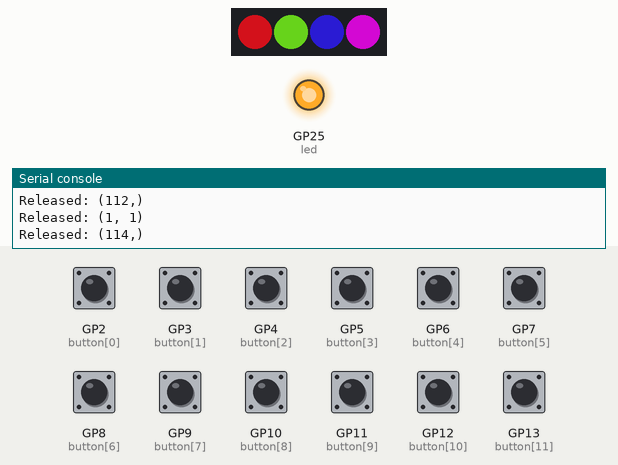
A program run on a simulated Raspberry Pi Pico running CircuitPython. Parts: 4 RGB LEDs in strip order, left to right, output pins drawn as LEDs (lit = HIGH), the last lines printed to the serial console. The test bench sets the inputs (shaded band); at power-on: GP2 (button[0]), GP3 (button[1]), GP4 (button[2]), GP5 (button[3]), GP6 (button[4]), GP7 (button[5]), GP8 (button[6]), GP9 (button[7]), GP10 (button[8]), GP11 (button[9]), GP12 (button[10]), GP13 (button[11]) HIGH. Dim RGB values are drawn brighter than linear; USB keyboard and mouse output is not drawn.

Above: at 1.2 s.
1.3 s: GP12 (button[10]) pulled LOW for 0.15 s
At 1.6 s:
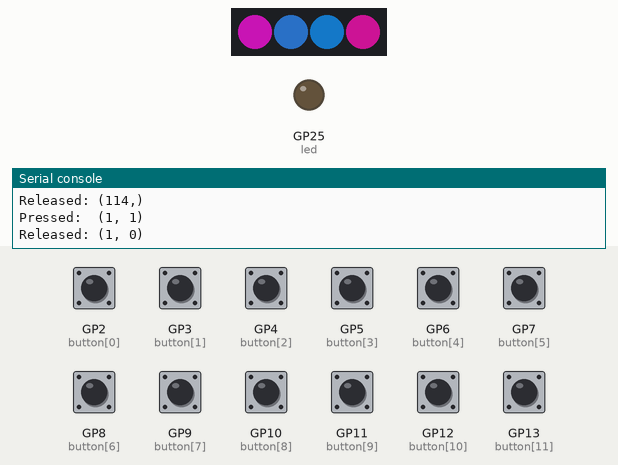
2.9 s: GP4 (button[2]) pulled LOW for 0.15 s
At 3.8 s:
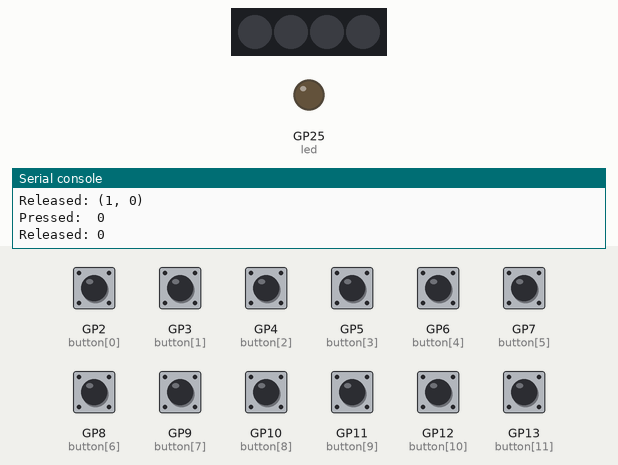
4.5 s: GP2 (button[0]) pulled LOW for 0.15 s
At 5.1 s:
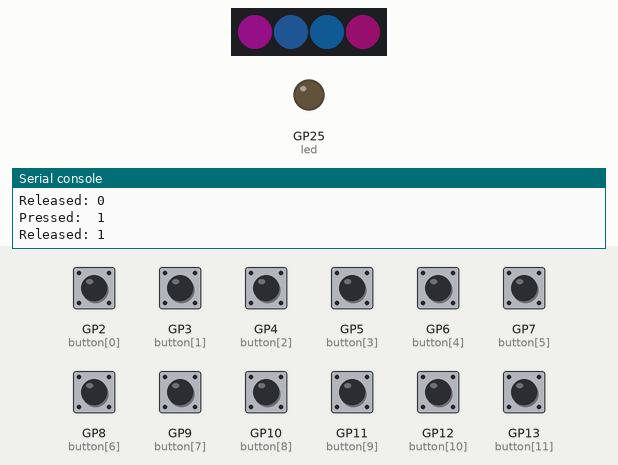
6.1 s: GP12 (button[10]) pulled LOW for 1 s
At 6.5 s:
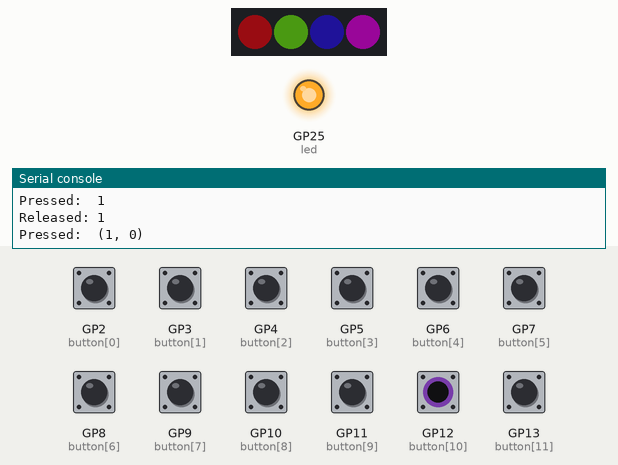
Timing chart, 0 to 9.1 s (numbered marks = the images above; inputs shaded):
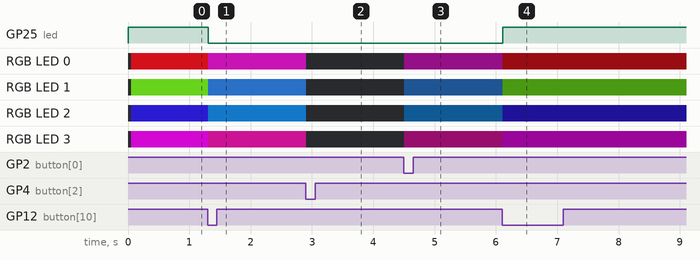

The program:

makrokeyboard.py
```python
# (licence header left out)
import board
import digitalio
import usb_hid

import time
from adafruit_hid.keyboard import Keyboard
from adafruit_hid.keycode import Keycode
from adafruit_hid.consumer_control import ConsumerControl
from adafruit_hid.consumer_control_code import ConsumerControlCode

import neopixel


# define the available key types
class KeyType():
    # no action for this key
    NONE = 0
    # standard letters, numbers, and keyboard keys
    KEY = 1
    # media keys like volume or play/pause
    MEDIA = 2
    # switch makro layers
    LAYER = 3
    # change lighting
    LIGHTING = 4
# define available layer switch actions
class Layer():
    # switch to the layer while the key is pressed
    PEEK = 0
    # switch layers when key was pressed
    SWITCH = 1

# define available lighting modification actions
class Lighting():
    # turn the LEDs on/off by setting their brightness to  0.5 / 0
    TOGGLE = 0
    # increase the brightness of all leds in small steps
    INCREASE_BRIGHTNESS = 1
    # decrease the brightness of all leds
    DECREASE_BRIGHTNESS = 2


# keymap formats:
# (KeyType.NONE,)
# or
# (KeyType.KEY, (Keycode.A, Keycode.B, ...))
# or
# (KeyType.MEDIA, ConsumerControlCode.VOLUME_DECREMENT)
# or
# (KeyType.LAYER, (Layer.SWITCH, 1))
# or
# (KeyType.LIGHTING, Lighting.INCREASE_BRIGHTNESS))


# note: for one-element Keycodes, an extra comma is needed
#   Example: (KeyType.KEY, (Keycode.A,))
#                                    ^
#       See python docs of touple for more details
# For a list of all available Keycodes and ConsumerControlCodes, see:
# https://circuitpython.readthedocs.io/projects/hid/en/latest/api.html#adafruit-hid-keycode-keycode
# and
# https://circuitpython.readthedocs.io/projects/hid/en/latest/api.html#adafruit-hid-consumer-control-code-consumercontrolcode
#

# keymap containing all key layers with all key presses
# every i'th entry corresponds to the i'th button in the "pins" list
keymap = [
    # layer 0 (default):
    [
        (KeyType.MEDIA, ConsumerControlCode.VOLUME_INCREMENT), #Volume UP
        (KeyType.MEDIA, ConsumerControlCode.VOLUME_DECREMENT), # Volume Down
        (KeyType.MEDIA, ConsumerControlCode.MUTE),             # Volume Mute
        (KeyType.KEY, (Keycode.ALT, Keycode.F10)), # shadowplay
        (KeyType.MEDIA, ConsumerControlCode.SCAN_NEXT_TRACK),
        (KeyType.MEDIA, ConsumerControlCode.PLAY_PAUSE),
        (KeyType.MEDIA, ConsumerControlCode.SCAN_PREVIOUS_TRACK),
        (KeyType.KEY, (Keycode.WINDOWS, Keycode.PRINT_SCREEN)),
        (KeyType.KEY, (Keycode.F20,)),      # Extra F Keys for program Hotkeys
        (KeyType.KEY, (Keycode.F21,)),
        (KeyType.LAYER, (Layer.SWITCH, 1)), # switch to makro layer 1
        (KeyType.KEY, (Keycode.F23,))
    ],

    # layer 1:
    [
        (KeyType.LIGHTING, Lighting.INCREASE_BRIGHTNESS), # adjust lighting brightness
        (KeyType.LIGHTING, Lighting.DECREASE_BRIGHTNESS),
        (KeyType.LIGHTING, Lighting.TOGGLE),
        (KeyType.KEY, (Keycode.F16,)),  # more extra F keys for custom program hotkeys
        (KeyType.KEY, (Keycode.F17,)),
        (KeyType.KEY, (Keycode.F18,)),
        (KeyType.KEY, (Keycode.F19,)),
        (KeyType.KEY, (Keycode.CONTROL, Keycode.F13)),
        (KeyType.KEY, (Keycode.CONTROL,Keycode.F14,)),
        (KeyType.KEY, (Keycode.CONTROL,Keycode.F15,)),
        (KeyType.LAYER, (Layer.SWITCH, 0)), # switch back to makro layer 0 when pressed]
        (KeyType.KEY, (Keycode.CONTROL,Keycode.F16,))
    ]
]


# initialize the internal LED
led = digitalio.DigitalInOut(board.LED)
led.direction = digitalio.Direction.OUTPUT

keyboard = Keyboard(usb_hid.devices)
consumer_control = ConsumerControl(usb_hid.devices)

# the gpio pins at which each button is connected
pins = [board.GP2, board.GP3, board.GP4, board.GP5, board.GP6, board.GP7, board.GP8, board.GP9, board.GP10, board.GP11, board.GP12, board.GP13]
buttons = []

# initialize neopixel leds
leds = neopixel.NeoPixel(board.GP28, 4, brightness=0.5, auto_write=False)

# variable for the currently active layer
activeLayer = 0
previousLayer = 0
# variable containing the previous layer if peeking or 'None' if not peeking

# initialize buttons as input with an internal Pull UP resistor
for pin in pins:
    button = digitalio.DigitalInOut(pin)
    button.switch_to_input(pull=digitalio.Pull.UP)
    buttons.append(button)

# initialize the last states with False
last_states = [False] * len(buttons)


# function sending the pressed key event for the given key touple defined in the keymap
# @param key: a touple of the structure (KeyType.KEY, (Keycode[, Keycode, ...]))
#                       or       (KeyType.MEDIA, ConsumerControlCode)
#                       or       (KeyType.LAYER, (Layer.SWITCH | Layer.PEEK, layer index : int))
#                       or       (KeyType.LIGHTING, [Lighting Action])
#                       or       (KeyType.NONE, [...])
def PressKey(key):
    # reference global variables
    global activeLayer
    global previousLayer
    global leds

    # check for standard key actions
    if (key[0] == KeyType.KEY):
        try:
            keyboard.press(*key[1])
        except ValueError:
            # more than 6 keys were pressed
            # this is forbidden by the library
            pass
    # check for media key actions
    elif (key[0] == KeyType.MEDIA):
        consumer_control.press(key[1])
    # check for layer actions
    elif (key[0] == KeyType.LAYER):
        # switch to the layer
        previousLayer = activeLayer
        activeLayer = key[1][1]
    # check for lighting actions
    elif (key[0] == KeyType.LIGHTING):
        # check for lighting off action
        if(key[1] == Lighting.TOGGLE):
            if (leds.brightness == 0):
                leds.brightness = 0.5
            else:
                leds.brightness = 0
        elif(key[1] == Lighting.INCREASE_BRIGHTNESS):
            # increase led brightness if possible
            newBrightness = leds.brightness + 0.1
            if (newBrightness > 1.0):
                newBrightness = 1.0
            leds.brightness = newBrightness
        elif(key[1] == Lighting.DECREASE_BRIGHTNESS):
            # decrease led brightness if possible
            newBrightness = leds.brightness - 0.1
            if (newBrightness < 0):
                newBrightness = 0.0
            leds.brightness = newBrightness
    print("Pressed:  " + str(key[1]))


# function sending the released key event for the given key touple
# @param key: a touple of the structure (KeyType.KEY, (Keycode[, Keycode, ...]))
#                       or       (KeyType.MEDIA, ConsumerControlCode)
#                       or       (KeyType.LAYER, (Layer.SWITCH | Layer.PEEK, layer index : int))
def ReleaseKey(key):
    # reference global variables
    global activeLayer
    global previousLayer

    if (key[0] == KeyType.KEY):
        keyboard.release(*key[1])
    elif (key[0] == KeyType.MEDIA):
        consumer_control.release()
    elif (key[0] == KeyType.LAYER):
        # check if layer mode is "PEEK"
        if(key[1][0] == Layer.PEEK):
            # reset to old layer
            activeLayer = previousLayer
    print("Released: " + str(key[1]))


# function checking and executing all key presses
def CheckKeys():
    # reference global variables
    global activeLayer
    # loop through all buttons
    for i in range(len(buttons)):
        # check if the index exceeds the keymap layer's size
        if (i >= len(keymap[activeLayer])):
            # layer size exceeded, stop checking
            break
        # check if a button was pressed
        if (not buttons[i].value and last_states[i]) :
            PressKey(keymap[activeLayer][i])
        # check if button was released
        elif ( buttons[i].value and not last_states[i]):
            ReleaseKey(keymap[activeLayer][i])
        # update the last state
        last_states[i] = buttons[i].value

# function defining the lighting of each layer
def UpdateLEDs():
    if(activeLayer == 0):
        leds[0] = (255, 20, 32)
        leds[1] = (125, 255, 32)
        leds[2] = (50, 32, 255)
        leds[3] = (255, 10, 255)

    else:
        leds[0] = (200, 20, 180)
        leds[1] = (40, 110, 195)
        leds[2] = (20, 120, 200)
        leds[3] = (220, 20, 160)
    leds.show()

# endless main loop
while True:
    # set the internal led on when default layer is active
    led.value = (activeLayer == 0)
    # check for key presses
    CheckKeys()
    # set the neopixels
    UpdateLEDs()
    # sleep for debouncing
    time.sleep(0.005)
```

Measured:
- after the input at 1.3 s, GP25 (led): HIGH → LOW at once; RGB LED 0: RGB(127, 10, 16) → RGB(100, 10, 90) at once; RGB LED 1: RGB(62, 127, 16) → RGB(20, 55, 97) at once; RGB LED 2: RGB(25, 16, 127) → RGB(10, 60, 100) at once; RGB LED 3: RGB(127, 5, 127) → RGB(110, 10, 80) at once
- after the input at 2.9 s, RGB LED 0: RGB(100, 10, 90) → off at once; RGB LED 1: RGB(20, 55, 97) → off at once; RGB LED 2: RGB(10, 60, 100) → off at once; RGB LED 3: RGB(110, 10, 80) → off at once
- after the input at 4.5 s, RGB LED 0: off → RGB(20, 2, 18) at once; RGB LED 1: off → RGB(4, 11, 19) at once; RGB LED 2: off → RGB(2, 12, 20) at once; RGB LED 3: off → RGB(22, 2, 16) at once
- after the input at 6.1 s, GP25 (led): LOW → HIGH at once; RGB LED 0: RGB(20, 2, 18) → RGB(25, 2, 3) at once; RGB LED 1: RGB(4, 11, 19) → RGB(12, 25, 3) at once; RGB LED 2: RGB(2, 12, 20) → RGB(5, 3, 25) at once; RGB LED 3: RGB(22, 2, 16) → RGB(25, 1, 25) at once
